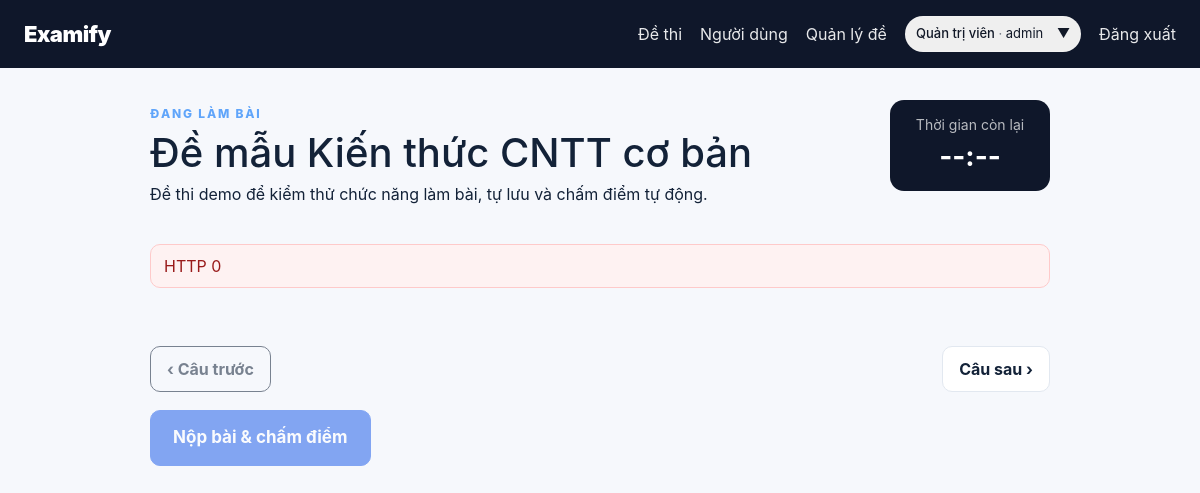
/public/exam.php?id=1 (signed in), run on the app's committed database.
### tables this page shows
CREATE TABLE IF NOT EXISTS exams (
    id BIGINT UNSIGNED AUTO_INCREMENT PRIMARY KEY,
    title VARCHAR(220) NOT NULL,
    slug VARCHAR(240) NOT NULL UNIQUE,
    description TEXT NULL,
    category VARCHAR(100) NULL,
    duration_minutes SMALLINT UNSIGNED NOT NULL DEFAULT 30,
    passing_score DECIMAL(5,2) NOT NULL DEFAULT 50.00,
    is_published TINYINT(1) NOT NULL DEFAULT 0,
    created_by BIGINT UNSIGNED NOT NULL,
    created_at TIMESTAMP NOT NULL DEFAULT CURRENT_TIMESTAMP,
    updated_at TIMESTAMP NOT NULL DEFAULT CURRENT_TIMESTAMP ON UPDATE CURRENT_TIMESTAMP,
    CONSTRAINT fk_exams_user FOREIGN KEY (created_by) REFERENCES users(id) ON DELETE RESTRICT,
    INDEX idx_exams_pub_updated (is_published, updated_at),
    INDEX idx_exams_pub_title (is_published, title),
    INDEX idx_exams_category (category),
    INDEX idx_exams_title (title),
    FULLTEXT INDEX ft_exams_title_description (title, description)
);

### app/helpers.php (called while the page is built, shortened)
<?php
function e(?string $value): string
{
    return htmlspecialchars((string)$value, ENT_QUOTES, 'UTF-8');
}
function positive_int(mixed $value, int $default = 0): int
{
    $n = filter_var($value, FILTER_VALIDATE_INT);
    return ($n !== false && $n > 0) ? $n : $default;
}

### public/exam.php (the view, shortened to what this page needs)
<?php
$examId = positive_int($_GET['id'] ?? 0);
$pdo = Database::pdo();
$stmt = $pdo->prepare('SELECT id,title,description,duration_minutes,passing_score,is_published FROM exams WHERE id=? LIMIT 1');
$stmt->execute([$examId]);
$exam = $stmt->fetch();
require __DIR__ . '/_header.php';
?>
<section class="exam-shell" data-exam-id="<?= $examId ?>" data-duration="<?= (int)$exam['duration_minutes'] ?>">
    <div class="exam-top">
        <div>
            <span class="eyebrow">ĐANG LÀM BÀI</span>
            <h1><?= e($exam['title']) ?></h1>
            <p><?= e($exam['description']) ?></p>
        </div>
        <div class="timer-box">
            <small>Thời gian còn lại</small>
            <strong id="timer">--:--</strong>
        </div>
    </div>
    <div id="saveStatus" class="save-status">Đang khởi tạo lượt thi...</div>
    <form id="examForm">
        <div class="exam-pager">
            <button type="button" id="prevQuestion" class="btn" disabled>‹ Câu trước</button>
            <button type="button" id="nextQuestion" class="btn">Câu sau ›</button>
        </div>
        <button id="submitExam" class="btn primary large" type="submit" disabled>Nộp bài & chấm điểm</button>
    </form>
</section>
<?php
require __DIR__ . '/_footer.php';
?>

### public/assets/css/app.css (style rules this page uses)
:root { --bg: #f6f8fc; --surface: #fff; --text: #132238; --muted: #64748b; --line: #e2e8f0; --primary: #2563eb; --primary-dark: #1d4ed8; --danger: #dc2626; --ok: #15803d; --shadow: 0 12px 30px rgba(15, 23, 42, .08); --radius: 16px }
* { box-sizing: border-box }
body { margin: 0; font-family: Inter, ui-sans-serif, system-ui, -apple-system, Segoe UI, Roboto, Arial; background: var(--bg); color: var(--text) }
button, input, textarea { font: inherit }
.eyebrow { font-size: 12px; font-weight: 800; letter-spacing: 1.8px; color: #60a5fa }
.btn { display: inline-flex; align-items: center; justify-content: center; border: 1px solid var(--line); background: #fff; color: var(--text); padding: 10px 16px; border-radius: 10px; font-weight: 750; cursor: pointer; transition: .15s }
.btn.primary { background: var(--primary); border-color: var(--primary); color: #fff }
.btn.large { padding: 14px 22px; font-size: 17px }
.btn:disabled { opacity: .55; cursor: not-allowed; transform: none }
.page-head, .section-title, .exam-top { display: flex; justify-content: space-between; align-items: center; gap: 20px; margin-bottom: 22px }
.exam-shell { max-width: 900px; margin: auto }
.exam-top { align-items: flex-start }
.exam-top h1 { margin: 5px 0 }
.timer-box { min-width: 160px; text-align: center; background: #0f172a; color: #fff; padding: 14px 18px; border-radius: 14px; position: sticky; top: 84px }
.timer-box small { display: block; opacity: .7 }
.timer-box strong { font-size: 28px }
.save-status { position: sticky; top: 74px; z-index: 5; background: #fff7ed; color: #9a3412; border: 1px solid #fed7aa; border-radius: 10px; padding: 9px 13px; margin-bottom: 18px }
.save-status.error { background: #fef2f2; color: #991b1b; border-color: #fecaca }

### public/assets/css/style.css (style rules this page uses)
.exam-pager { display: flex; justify-content: space-between; gap: 12px; margin-bottom: 18px; }

### data on the page
exams: title "Đề mẫu Kiến thức CNTT cơ bản", description "Đề thi demo để kiểm thử chức năng làm bài, tự lưu và chấm điểm tự động."

### other printed values
$currentRole['name'] "Quản trị viên"
$currentRole['username'] "admin"
